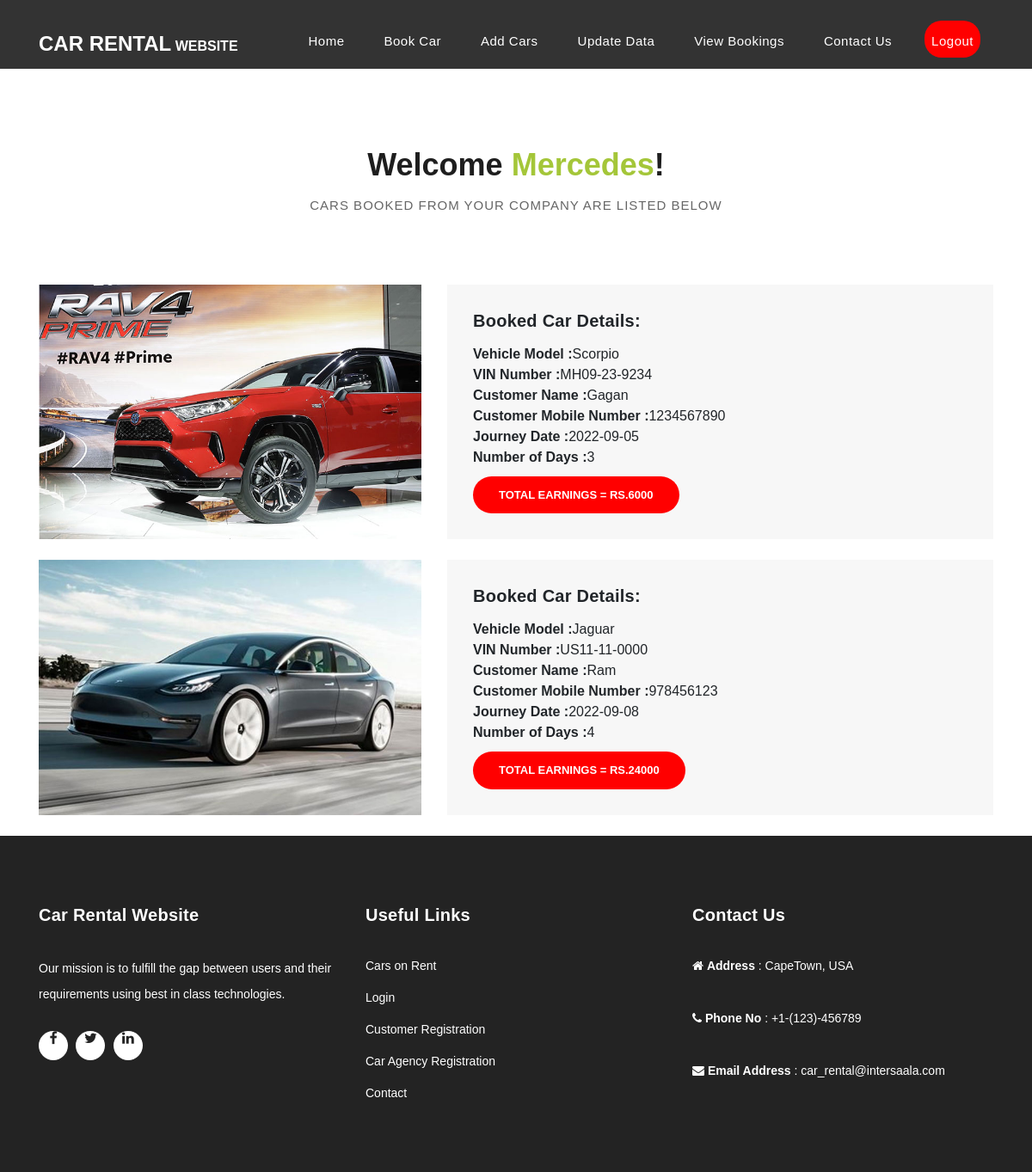
The app's page /booked_cars.php (signed in) with its own data.
### tables this page shows
CREATE TABLE `agency` (
  `aid` int(10) UNSIGNED NOT NULL,
  `aname` varchar(30) NOT NULL,
  `aemail` varchar(30) NOT NULL,
  `apassword` varchar(50) NOT NULL,
  `anumber` int(10) NOT NULL,
  `description` varchar(200) DEFAULT NULL
);

CREATE TABLE `vehicle` (
  `vid` int(11) NOT NULL,
  `vmodel` varchar(20) NOT NULL,
  `vnumber` varchar(20) NOT NULL,
  `seatingcapacity` tinyint(4) NOT NULL,
  `rentperday` smallint(6) NOT NULL,
  `imagelink` varchar(70) NOT NULL,
  `aid` int(11) NOT NULL
);

CREATE TABLE `customer` (
  `cid` int(10) UNSIGNED NOT NULL,
  `cname` varchar(30) NOT NULL,
  `cemail` varchar(30) NOT NULL,
  `cpassword` varchar(50) NOT NULL,
  `phonenumber` int(10) NOT NULL
);

CREATE TABLE `bookedcars` (
  `vid` int(11) NOT NULL,
  `cid` int(11) NOT NULL,
  `aid` int(11) NOT NULL,
  `startdate` date NOT NULL,
  `dayss` smallint(6) NOT NULL
);

### remote_con.php (called while the page is built, shortened)
<?php
$servername = "remotemysql.com:3306";
$username = "46jFxTqxq7";
$password = "1VVPXVhnfa";
$database = "46jFxTqxq7";
$conn = new mysqli($servername, $username, $password, $database);
function getSessionDetail($table){
  global $conn;
  $ses_email = $_SESSION['useremail'];
  $ses_name = $_SESSION['username'];
  $sql = ($table=="agency") ? "SELECT aid, aname FROM $table WHERE aemail='$ses_email' AND aname='$ses_name'" : "SELECT cid, cname FROM $table WHERE cemail='$ses_email' AND cname='$ses_name'";
  $reslt = $conn->query($sql)->fetch_assoc();
  return ($table=="agency") ? array($reslt['aid'], $reslt['aname']) : array($reslt['cid'],  $reslt['cname']);
}
?>

### booked_cars.php (the view, shortened to what this page needs)
<?php session_start();
include 'remote_con.php';
include 'header.php';
include 'load_css.php';
if(session_status() != PHP_SESSION_ACTIVE || !isset($_SESSION['useremail']) || !isset($_SESSION['usertype']) || $_SESSION['usertype']!="agency"){
    header("Location: index.php");
}
else{
    list($a_id, $a_name) = getSessionDetail($_SESSION['usertype']);
    $fixed_start = '<div class="services" style="margin-top:0px; padding-top:10%;">
    <div class="container" style="padding-top:50px;">
    <div class="row">
    <div class="col-md-12">
        <div class="section-heading">
        <h2>Welcome <em>'.$a_name.'</em>!</h2>
        <span>CARS BooKED from your Company are listed below</span>
        </div>
    </div>
    </div>';
    $fixed_end = '</div></div></div>';
    $html .= $fixed_start;
    $sql = "SELECT vid, cid, startdate, dayss FROM bookedcars WHERE aid='$a_id'";
    $book_car_data = $conn->query($sql);
    while($row = $book_car_data->fetch_assoc()){
        $v_id = $row['vid'];
        $c_id = $row['cid'];
        $st_date = $row['startdate'];
        $no_dayss = $row['dayss'];
        $sql1 = "SELECT vmodel, vnumber, rentperday, imagelink FROM vehicle WHERE vid='$v_id'";
        $vehicle_data = $conn->query($sql1)->fetch_assoc();
        $v_model_name = $vehicle_data['vmodel'];
        $v_number_data = $vehicle_data['vnumber'];
        $v_rent = $vehicle_data['rentperday'];
        $img_lnk = $vehicle_data['imagelink'];
        $earning = strval($v_rent)*strval($no_dayss);
        $sql2 = "SELECT cname, cemail, phonenumber FROM customer WHERE cid='$c_id'";
        $customer_data = $conn->query($sql2)->fetch_assoc();
        $cust_name = $customer_data['cname'];
        $cust_number = $customer_data['phonenumber'];
        $construct_img_part = '<div class="row"><div class="col-md-5"><div class="service-item">
        <img src="'.$img_lnk.'" alt="Image"></div><br></div>';
        $construct_details = '
        <div class="col-md-7">
            <div class="service-item">
                <div class="down-content">
                    <h4>Booked Car Details:</h4>
                    <div style="margin-bottom:10px;">
                        <span><b>Vehicle Model :</b>'.$v_model_name.'</span><br>
                        <span><b>VIN Number :</b>'.$v_number_data.'</span><br>
                        <span><b>Customer Name :</b>'.$cust_name.'</span><br>
                        <span><b>Customer Mobile Number :</b>'.$cust_number.'</span><br>
                        <span><b>Journey Date :</b>'.$st_date.'</span><br>
                        <span><b>Number of Days :</b>'.$no_dayss.'</span><br>
                    </div>
                    <a href="#" style="background-color:red;" class="filled-button">Total Earnings = Rs.'.$earning.'</a>
                </div><br>
                </div>
            </div>
        </div>';
        $html .= $construct_img_part;
        $html .= $construct_details;
    }
    $html .= $fixed_end;
    echo $html;
    include 'footer.php';
    include 'load_js.php';
}
?>

### header.php
<?php session_start();
  $login_and_register = '<li class="nav-item"><a class="nav-link" href="login.php">Login</a></li><li class="nav-item dropdown"><a class="dropdown-toggle nav-link" data-toggle="dropdown" href="#" role="button" aria-haspopup="true" aria-expanded="false">Register</a><div class="dropdown-menu"><a class="dropdown-item" href="customer_registration.php">Customers</a><a class="dropdown-item" href="agency_registration.php">Agencies</a></div></li>';
  $insert_more_links = "";
  if(session_status() == PHP_SESSION_ACTIVE && isset($_SESSION['username'])){
    $login_and_register = "";
    if (isset($_SESSION['usertype']) && $_SESSION['usertype']=="agency")
      $insert_more_links.='<li class="nav-item"><a class="nav-link" href="add_cars.php">Add Cars</a></li><li class="nav-item"><a class="nav-link" href="update_data.php">Update Data</a></li><li class="nav-item"><a class="nav-link" href="booked_cars.php">View Bookings</a></li>';
    $insert_more_links.= '<li class="nav-item"><a class="nav-link" href="../carrental/#contact_unique">Contact Us</a></li><li class="nav-item" style="background-color: red; border-radius:20px;"><a class="nav-link" href="logout.php">Logout</a></li>';
  }
  echo '
    <header class="" style="color: white !important; background: rgba(0,0,0,0.8) !important; position: fixed; top:0px; left:0px;">
      <nav class="navbar navbar-expand-lg">
        <div class="container" style="opacity: 1;">
          <a class="navbar-brand" href="index.php"><h2>Car Rental<em> Website</em></h2></a>
          <button class="navbar-toggler" type="button" data-toggle="collapse" data-target="#navbarResponsive" aria-controls="navbarResponsive" aria-expanded="false" aria-label="Toggle navigation">
            <span class="navbar-toggler-icon"></span>
          </button>
          <div class="collapse navbar-collapse" id="navbarResponsive">
            <ul class="navbar-nav ml-auto">
              <li class="nav-item">
                <a class="nav-link" href="index.php">Home</a>
              </li>
              <li class="nav-item">
                <a class="nav-link" href="cars_on_rent.php">Book Car</a>
              </li>
              '.$login_and_register.$insert_more_links.'
            </ul>
          </div>
        </div>
      </nav>
    </header>';
?>

### load_css.php
<?php
echo '
<!DOCTYPE html>
<html lang="en">
  <head>
    <meta charset="utf-8">
    <meta name="viewport" content="width=device-width, initial-scale=1, shrink-to-fit=no">
    <meta name="description" content="Car Rent Service">
    <title>Car Rental Agency</title>
    <link href="vendor/bootstrap/css/bootstrap.min.css" rel="stylesheet">
    <link rel="stylesheet" href="assets/css/fontawesome.css">
    <link rel="stylesheet" href="assets/css/style.css">
    <link rel="stylesheet" href="assets/css/owl.css">
  </head>
  <body id="body">
    <div id="preloader">
    </div>
';
?>

### footer.php
<?php
    echo '<footer>
    <div class="container">
    <div class="row">
        <div class="col-md-4 footer-item">
        <h4>Car Rental Website</h4>
        <p>Our mission is to fulfill the gap between users and their requirements using best in class technologies.</p>
        <ul class="social-icons">
            <li><a rel="nofollow" href="#" target="_blank"><i class="fa fa-facebook"></i></a></li>
            <li><a href="#"><i class="fa fa-twitter"></i></a></li>
            <li><a href="#"><i class="fa fa-linkedin"></i></a></li>
        </ul>
        </div>
        <div class="col-md-4 footer-item">
        <h4>Useful Links</h4>
        <ul class="menu-list">
            <li><a href="cars_on_rent.php">Cars on Rent</a></li>
            <li><a href="login.php">Login</a></li>
            <li><a href="customer_registration.php">Customer Registration</a></li>
            <li><a href="agency_registration.php">Car Agency Registration</a></li>
            <li><a href="#contact_unique">Contact</a></li>
        </ul>
        </div>
        <div class="col-md-4 footer-item last-item">
            <h4>Contact Us</h4>
            <div class="contact-form">
                <ul class="menu-list">
                    <li><a href="#"><i class="fa fa-home"></i>&nbsp;<b>Address</b> : CapeTown, USA</a></li>
                    <br>
                    <li><a href="#"><i class="fa fa-phone"></i>&nbsp;<b>Phone No</b> : +1-(123)-456789</a></li>
                    <br>
                    <li><a href="#"><i class="fa fa-envelope"></i>&nbsp;<b>Email Address</b> : car_rental@intersaala.com</a></li>
                </ul>
            </div>
        </div>
    </div>
    </div>
    </footer>';
?>

### load_js.php
<?php
echo '
    <script src="vendor/jquery/jquery.min.js"></script>
    <script src="vendor/bootstrap/js/bootstrap.bundle.min.js"></script>
    <script src="assets/js/custom.js"></script>
    <script src="assets/js/owl.js"></script>
    <script src="assets/js/slick.js"></script>
    <script src="assets/js/accordions.js"></script>
    </body>
    </html>';
?>

### assets/css/style.css (style rules this page uses)
body { font-family: 'Poppins', sans-serif; overflow-x: hidden; text-rendering: optimizeLegibility; -webkit-font-smoothing: antialiased; -moz-osx-font-smoothing: grayscale; }
p { margin-bottom: 0px; font-size: 14px; color: #666666; line-height: 30px; }
a { text-decoration: none!important; }
ul { padding: 0; margin: 0; list-style: none; }
h1,h2,h3,h4,h5,h6 { margin: 0px; }
a.filled-button { background-color: #a4c639; color: #fff; font-size: 13px; text-transform: uppercase; font-weight: 700; padding: 12px 30px; border-radius: 30px; display: inline-block; transition: all 0.3s; }
.section-heading { text-align: center; margin-bottom: 80px; }
.section-heading h2 { font-size: 36px; font-weight: 600; color: #1e1e1e; }
.section-heading em { font-style: normal; color: #a4c639; }
.section-heading span { display: block; margin-top: 15px; text-transform: uppercase; font-size: 15px; color: #666; letter-spacing: 1px; }
header { position: absolute; z-index: 99999; width: 100%; background-color: transparent!important; height: 80px; -webkit-transition: all 0.3s ease-in-out 0s; -moz-transition: all 0.3s ease-in-out 0s; -o-transition: all 0.3s ease-in-out 0s; transition: all 0.3s ease-in-out 0s; }
header .navbar { padding: 20px 0px; }
.navbar .navbar-brand { float: left; margin-top: 12px; outline: none; }
.navbar .navbar-brand h2 { color: #fff; text-transform: uppercase; font-size: 24px; font-weight: 700; -webkit-transition: all .3s ease 0s; -moz-transition: all .3s ease 0s; -o-transition: all .3s ease 0s; transition: all .3s ease 0s; }
.navbar .navbar-brand h2 em { font-style: normal; font-size: 16px; }
#navbarResponsive { z-index: 999; }
.navbar-collapse { text-align: center; }
.navbar .navbar-nav .nav-item { margin: 0px 15px; }
.navbar .navbar-nav a.nav-link { text-transform: capitalize; font-size: 15px; font-weight: 300; letter-spacing: 0.5px; color: #fff; transition: all 0.5s; margin-top: 5px; }
*, *:before, *:after { -webkit-box-sizing: border-box; box-sizing: border-box; -webkit-font-smoothing: antialiased; -moz-osx-font-smoothing: grayscale; }
.services { margin-top: 140px; }
.service-item img { width: 100%; overflow: hidden; }
.service-item .down-content { background-color: #f7f7f7; padding: 30px; }
.service-item .down-content h4 { font-size: 20px; font-weight: 700; letter-spacing: 0.25px; margin-bottom: 15px; }
footer { background-color: #232323; padding: 80px 0px; color: #fff; }
footer h4 { color: #fff; font-size: 20px; font-weight: 600; letter-spacing: 0.25px; margin-bottom: 35px; }
footer p { color: #fff; }
footer ul.social-icons { margin-top: 25px; }
footer ul.social-icons li { display: inline-block; margin-right: 5px; }
footer ul.social-icons li:last-child { margin-right: 0px; }
footer ul.social-icons li a { width: 34px; height: 34px; display: inline-block; line-height: 34px; text-align: center; background-color: #fff; color: #232323; border-radius: 50%; transition: all 0.3s; }
footer ul.menu-list li { margin-bottom: 13px; }
footer ul.menu-list li:last-child { margin-bottom: 0px; }
footer ul.menu-list li a { font-size: 14px; color: #fff; transition: all 0.3s; }
footer .contact-form ::placeholder { color: #aaa; }

### records on screen
agency: aname "Mercedes"
vehicle: imagelink (picture), vmodel "Scorpio", vnumber "MH09-23-9234", rentperday.dayss "6000"
customer: cname "Gagan", phonenumber "1234567890"
bookedcars: startdate "2022-09-05", dayss "3"
vehicle: imagelink (picture), vmodel "Jaguar", vnumber "US11-11-0000", rentperday.dayss "24000"
customer: cname "Ram", phonenumber "978456123"
bookedcars: startdate "2022-09-08", dayss "4"
